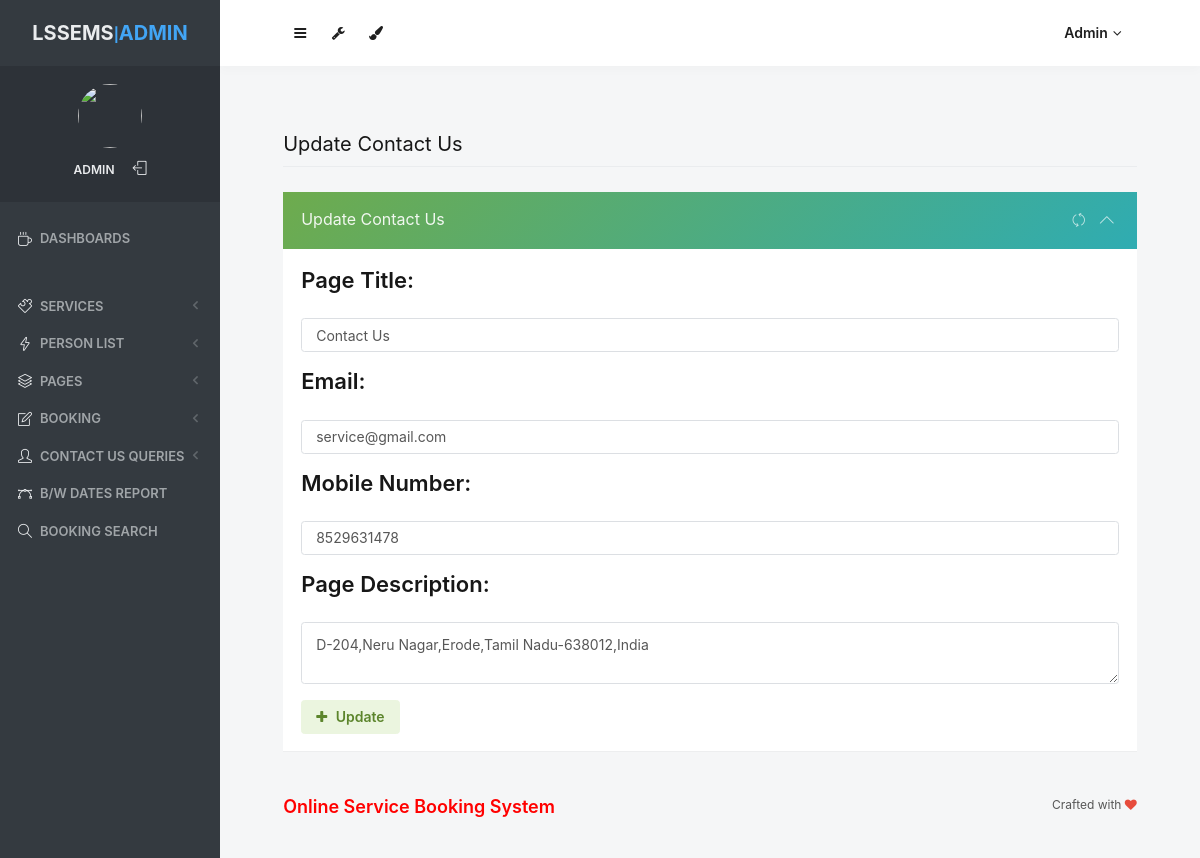
/admin/contactus.php (signed in), run on the app's committed database.
### tables this page shows
CREATE TABLE `tblpage` (
  `ID` int(10) NOT NULL,
  `PageType` varchar(100) DEFAULT NULL,
  `PageTitle` mediumtext DEFAULT NULL,
  `PageDescription` mediumtext DEFAULT NULL,
  `Email` varchar(200) DEFAULT NULL,
  `MobileNumber` bigint(10) DEFAULT NULL,
  `UpdationDate` timestamp NULL DEFAULT NULL ON UPDATE current_timestamp()
);

### admin/contactus.php (the view, shortened to what this page needs)
<?php
include('includes/dbconnection.php');
if (strlen($_SESSION['odmsaid']==0)) {
  header('location:logout.php');
  } else{
  ?>
<!doctype html>
 <html lang="en" class="no-focus">
    <head>
<link rel="stylesheet" id="css-main" href="assets/css/codebase.min.css">
</head>
    <body>
        <div id="page-container" class="sidebar-o sidebar-inverse side-scroll page-header-fixed main-content-narrow">
             <?php include_once('includes/sidebar.php');?>
          <?php include_once('includes/header.php');?>
            <main id="main-container">
                <div class="content">
                    <h1 class="content-heading">Update Contact Us</h1>
                    <div class="row">
                        <div class="col-md-12">
                            <div class="block block-themed">
                                <div class="block-header bg-gd-emerald">
                                    <h3 class="block-title">Update Contact Us</h3>
                                    <div class="block-options">
                                        <button type="button" class="btn-block-option" data-toggle="block-option" data-action="state_toggle" data-action-mode="demo">
                                            <i class="si si-refresh"></i>
                                        </button>
                                        <button type="button" class="btn-block-option" data-toggle="block-option" data-action="content_toggle"></button>
                                    </div>
                                </div>
                                <div class="block-content">
                                    <form method="post">
                                <?php
$sql="SELECT * from  tblpage where PageType='contactus'";
$query = $dbh -> prepare($sql);
$query->execute();
$results=$query->fetchAll(PDO::FETCH_OBJ);
$cnt=1;
if($query->rowCount() > 0)
{
foreach($results as $row)
{               ?>
                                        <div class="form-group row">
                                            <label class="col-12" for="register1-email"><h4>Page Title:</h4></label>
                                            <div class="col-12">
                                                 <input type="text" name="pagetitle" id="pagetitle" required="true" value="<?php  echo $row->PageTitle;?>" class="form-control">
                                            </div>
                                        </div>
                                        <div class="form-group row">
                                            <label class="col-12" for="register1-email"><h4>Email:</h4></label>
                                            <div class="col-12">
                                                 <input type="text" name="email" id="email" required="true" value="<?php  echo $row->Email;?>" class="form-control">
                                            </div>
                                        </div>
                                        <div class="form-group row">
                                            <label class="col-12" for="register1-email"><h4>Mobile Number:</h4></label>
                                            <div class="col-12">
                                                <input type="text" name="mobnum" id="mobnum" required="true" value="<?php  echo $row->MobileNumber;?>" class="form-control" maxlength="10" pattern="[0-9]+">
                                            </div>
                                        </div>
                                        <div class="form-group row">
                                            <label class="col-12" for="register1-email"><h4>Page Description:</h4></label>
                                            <div class="col-12">
                                                 <textarea type="text" name="pagedes" class="form-control" required='true'><?php  echo $row->PageDescription;?></textarea>
                                            </div>
                                        </div>
                                        <?php $cnt=$cnt+1;}} ?>
                                        <div class="form-group row">
                                            <div class="col-12">
                                                <button type="submit" class="btn btn-alt-success" name="submit">
                                                    <i class="fa fa-plus mr-5"></i> Update
                                                </button>
                                            </div>
                                        </div>
                                    </form>
                                </div>
                            </div>
                        </div>
                       </div>
                </div>
            </main>
          <?php include_once('includes/footer.php');?>
        </div>
    </body>
</html>
<?php }  ?>

### admin/includes/sidebar.php (shortened to what this page needs)
     <?php
include('includes/dbconnection.php');
if (strlen($_SESSION['odmsaid']==0)) {
  header('location:logout.php');
  } else{
  ?>
   <nav id="sidebar">
                <div id="sidebar-scroll">
                    <div class="sidebar-content">
                        <div class="content-header content-header-fullrow px-15">
                            <div class="content-header-section text-center align-parent sidebar-mini-hidden">
                                <div class="content-header-item">
                                    <a class="link-effect font-w700" href="dashboard.php">
                                        <span class="font-size-xl text-dual-primary-dark">LSSEMS</span>|<span class="font-size-xl text-primary">ADMIN</span>
                                    </a>
                                </div>
                            </div>
                        </div>
                        <div class="content-side content-side-full content-side-user px-10 align-parent">
                            <div class="sidebar-mini-hidden-b text-center">
                                <a class="img-link" href="dashboard.php">
                                    <img class="img-avatar" src="assets/img/avatars/avatar15.jpg" alt="">
                                </a>
                                <ul class="list-inline mt-10">
                                    <?php
$aid=$_SESSION['odmsaid'];
$sql="SELECT AdminName from  tbladmin where ID=:aid";
$query = $dbh -> prepare($sql);
$query->bindParam(':aid',$aid,PDO::PARAM_STR);
$query->execute();
$results=$query->fetchAll(PDO::FETCH_OBJ);
$cnt=1;
if($query->rowCount() > 0)
{
foreach($results as $row)
{               ?>
                                    <li class="list-inline-item">
                                        <a class="link-effect text-dual-primary-dark font-size-xs font-w600 text-uppercase" href="admin-profile.php"><?php  echo $row->AdminName;?></a>
                                    </li><?php $cnt=$cnt+1;}} ?>
                                    <li class="list-inline-item">
                                        <a class="link-effect text-dual-primary-dark" href="logout.php">
                                            <i class="si si-logout"></i>
                                        </a>
                                    </li>
                                </ul>
                            </div>
                        </div>
                        <div class="content-side content-side-full">
                            <ul class="nav-main">
                                <li class="open">
                                    <a href="dashboard.php"><i class="si si-cup"></i><span class="sidebar-mini-hide">Dashboards</span></a>
                                </li>
                                <li class="nav-main-heading"><span class="sidebar-mini-visible">UI</span><span class="sidebar-mini-hidden"></span></li>
                                <li>
                                    <a class="nav-submenu" data-toggle="nav-submenu"><i class="si si-puzzle"></i><span class="sidebar-mini-hide"></span>Services</a>
                                </li>
                                <li>
                                    <a class="nav-submenu" data-toggle="nav-submenu" href="#"><i class="si si-energy"></i><span class="sidebar-mini-hide">Person List</span></a>
                                </li>
                                <li>
                                    <a class="nav-submenu" data-toggle="nav-submenu" href="#"><i class="si si-layers"></i><span class="sidebar-mini-hide">Pages</span></a>
                                </li>
                                <li>
                                    <a class="nav-submenu" data-toggle="nav-submenu" href="#"><i class="si si-note"></i><span class="sidebar-mini-hide">Booking</span></a>
                                </li>
                                <li>
                                    <a class="nav-submenu" data-toggle="nav-submenu" href="#"><i class="si si-user"></i><span class="sidebar-mini-hide">Contact Us Queries</span></a>
                                </li>
                                <li>
                                    <a  href="between-dates-report.php"><i class="si si-vector"></i><span class="sidebar-mini-hide">B/w Dates Report</span></a>
                                </li>
                     <li>
                                    <a href="booking-search.php"><i class="si si-magnifier"></i><span class="sidebar-mini-hide">Booking Search</span></a>
                                </li>
                            </ul>
                        </div>
                    </div>
                </div>
            </nav>
           <?php }  ?>

### admin/includes/header.php (shortened to what this page needs)
   <?php
include('includes/dbconnection.php');
if (strlen($_SESSION['odmsaid']==0)) {
  header('location:logout.php');
  } else{
  ?>
            <header id="page-header">
                <div class="content-header">
                    <div class="content-header-section">
                        <button type="button" class="btn btn-circle btn-dual-secondary" data-toggle="layout" data-action="sidebar_toggle">
                            <i class="fa fa-navicon"></i>
                        </button>
                        <div class="btn-group" role="group">
                            <button type="button" class="btn btn-circle btn-dual-secondary" id="page-header-options-dropdown" data-toggle="dropdown" aria-haspopup="true" aria-expanded="false">
                                <i class="fa fa-wrench"></i>
                            </button>
                        </div>
                        <div class="btn-group" role="group">
                            <button type="button" class="btn btn-circle btn-dual-secondary" id="page-header-themes-dropdown" data-toggle="dropdown" aria-haspopup="true" aria-expanded="false">
                                <i class="fa fa-paint-brush"></i>
                            </button>
                        </div>
                    </div>
                    <div class="content-header-section">
                        <div class="btn-group" role="group">
                            <?php
$aid=$_SESSION['odmsaid'];
$sql="SELECT AdminName from  tbladmin where ID=:aid";
$query = $dbh -> prepare($sql);
$query->bindParam(':aid',$aid,PDO::PARAM_STR);
$query->execute();
$results=$query->fetchAll(PDO::FETCH_OBJ);
$cnt=1;
if($query->rowCount() > 0)
{
foreach($results as $row)
{               ?>
                            <button type="button" class="btn btn-rounded btn-dual-secondary" id="page-header-user-dropdown" data-toggle="dropdown" aria-haspopup="true" aria-expanded="false">
                                <?php  echo $row->AdminName;?><i class="fa fa-angle-down ml-5"></i>
                            </button>
                            <?php $cnt=$cnt+1;}} ?>
                        </div>
                    </div>
                </div>
            </header>
            <?php }  ?>

### data on the page
tblpage: pagetitle "Contact Us", email "service@gmail.com", mobnum "8529631478", pagedes "D-204,Neru Nagar,Erode,Tamil Nadu-638012,India"

### other printed values
$row->AdminName "ADMIN"
$row->AdminName "Admin"
